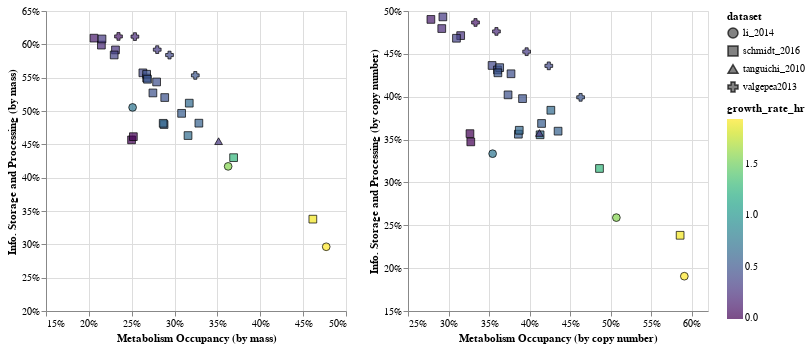

Here is the notebook cell this chart was saved with:
### Code cell
base = alt.Chart(info_metab_correlation, width=300, height=300)

# Define the defaults
defaults = {'stroke':alt.value('black'),
            'strokeWidth':alt.value(1),
            'shape':'dataset',
            'fill':alt.Color('growth_rate_hr', scale=alt.Scale(scheme='viridis')),
            'tooltip':['condition', 'dataset','growth_rate_hr']}

frac_mass = base.mark_point(size=60).encode(
            x=alt.X('info_frac_mass', 
                    axis=alt.Axis(format='%', title='Metabolism Occupancy (by mass)'),
                   scale=alt.Scale(domain=[0.15, 0.5])),
            y=alt.Y('metab_frac_mass', 
                    axis=alt.Axis(format='%', title='Info. Storage and Processing (by mass)'),
                   scale=alt.Scale(domain=[0.2, 0.65])),
            **defaults
        ).interactive()


frac_count = base.mark_point(size=60).encode(
            x=alt.X('info_frac_size', 
                    axis=alt.Axis(format='%', title='Metabolism Occupancy (by copy number)'),
                   scale=alt.Scale(domain=[0.25, 0.62])),
            y=alt.Y('metab_frac_size', 
                    axis=alt.Axis(format='%', title='Info. Storage and Processing (by copy number)'),
                   scale=alt.Scale(domain=[0.15, 0.5])),
            **defaults
        ).interactive()


alt.hconcat(frac_mass, frac_count)

### Figure 1 — Vega-Lite specification as saved in the notebook (floating-point values rounded to 4 significant figures)
{"$schema": "https://vega.github.io/schema/vega-lite/v3.4.0.json", "config": {"mark": {"tooltip": null}, "view": {"height": 300, "width": 400}}, "data": {"name": "data-85f9f5cc673a39b7eeb63b3e308eaff7"}, "datasets": {"data-85f9f5cc673a39b7eeb63b3e308eaff7": [{"condition": "MOPS minimal", "dataset": "li_2014", "growth_rate_hr": 0.7387, "info_frac_mass": 0.251, "info_frac_size": 0.3544, "metab_frac_mass": 0.5054, "metab_frac_size": 0.3335}, {"condition": "MOPS complete without methionine", "dataset": "li_2014", "growth_rate_hr": 1.569, "info_frac_mass": 0.3625, "info_frac_size": 0.507, "metab_frac_mass": 0.4169, "metab_frac_size": 0.2589}, {"condition": "MOPS complete", "dataset": "li_2014", "growth_rate_hr": 1.934, "info_frac_mass": 0.4769, "info_frac_size": 0.5908, "metab_frac_mass": 0.2964, "metab_frac_size": 0.1906}, {"condition": "stationary_3day", "dataset": "schmidt_2016", "growth_rate_hr": -0.01, "info_frac_mass": 0.2498, "info_frac_size": 0.3274, "metab_frac_mass": 0.4567, "metab_frac_size": 0.3473}, {"condition": "stationary_1day", "dataset": "schmidt_2016", "growth_rate_hr": -0.01, "info_frac_mass": 0.2519, "info_frac_size": 0.3264, "metab_frac_mass": 0.4615, "metab_frac_size": 0.3569}, {"condition": "chemostat_u0.12", "dataset": "schmidt_2016", "growth_rate_hr": 0.12, "info_frac_mass": 0.206, "info_frac_size": 0.2782, "metab_frac_mass": 0.6093, "metab_frac_size": 0.4902}, {"condition": "chemostat_u0.2", "dataset": "schmidt_2016", "growth_rate_hr": 0.2, "info_frac_mass": 0.2146, "info_frac_size": 0.2916, "metab_frac_mass": 0.5988, "metab_frac_size": 0.4795}, {"condition": "galactose", "dataset": "schmidt_2016", "growth_rate_hr": 0.26, "info_frac_mass": 0.2311, "info_frac_size": 0.3149, "metab_frac_mass": 0.5916, "metab_frac_size": 0.4713}, {"condition": "acetate", "dataset": "schmidt_2016", "growth_rate_hr": 0.3, "info_frac_mass": 0.2153, "info_frac_size": 0.293, "metab_frac_mass": 0.6081, "metab_frac_size": 0.4931}, {"condition": "chemostat_u0.35", "dataset": "schmidt_2016", "growth_rate_hr": 0.35, "info_frac_mass": 0.2295, "info_frac_size": 0.3098, "metab_frac_mass": 0.584, "metab_frac_size": 0.4682}, {"condition": "pyruvate", "dataset": "schmidt_2016", "growth_rate_hr": 0.4, "info_frac_mass": 0.263, "info_frac_size": 0.3537, "metab_frac_mass": 0.5572, "metab_frac_size": 0.4365}, {"condition": "fumarate", "dataset": "schmidt_2016", "growth_rate_hr": 0.42, "info_frac_mass": 0.2674, "info_frac_size": 0.3603, "metab_frac_mass": 0.5494, "metab_frac_size": 0.4312}, {"condition": "succinate", "dataset": "schmidt_2016", "growth_rate_hr": 0.44, "info_frac_mass": 0.279, "info_frac_size": 0.3771, "metab_frac_mass": 0.5436, "metab_frac_size": 0.4268}, {"condition": "glucosamine", "dataset": "schmidt_2016", "growth_rate_hr": 0.46, "info_frac_mass": 0.2747, "info_frac_size": 0.3734, "metab_frac_mass": 0.5271, "metab_frac_size": 0.4022}, {"condition": "glycerol", "dataset": "schmidt_2016", "growth_rate_hr": 0.47, "info_frac_mass": 0.2885, "info_frac_size": 0.3913, "metab_frac_mass": 0.5202, "metab_frac_size": 0.3978}, {"condition": "mannose", "dataset": "schmidt_2016", "growth_rate_hr": 0.47, "info_frac_mass": 0.2674, "info_frac_size": 0.3631, "metab_frac_mass": 0.5551, "metab_frac_size": 0.4339}, {"condition": "chemostat_u0.5", "dataset": "schmidt_2016", "growth_rate_hr": 0.5, "info_frac_mass": 0.2684, "info_frac_size": 0.3609, "metab_frac_mass": 0.5476, "metab_frac_size": 0.4279}, {"condition": "osmotic_stress_glucose", "dataset": "schmidt_2016", "growth_rate_hr": 0.55, "info_frac_mass": 0.2877, "info_frac_size": 0.3861, "metab_frac_mass": 0.4797, "metab_frac_size": 0.3563}, {"condition": "xylose", "dataset": "schmidt_2016", "growth_rate_hr": 0.55, "info_frac_mass": 0.3082, "info_frac_size": 0.4147, "metab_frac_mass": 0.4965, "metab_frac_size": 0.3688}, {"condition": "glucose", "dataset": "schmidt_2016", "growth_rate_hr": 0.58, "info_frac_mass": 0.3284, "info_frac_size": 0.4351, "metab_frac_mass": 0.4817, "metab_frac_size": 0.3598}, {"condition": "pH6", "dataset": "schmidt_2016", "growth_rate_hr": 0.63, "info_frac_mass": 0.2867, "info_frac_size": 0.3872, "metab_frac_mass": 0.4815, "metab_frac_size": 0.3609}, {"condition": "fructose", "dataset": "schmidt_2016", "growth_rate_hr": 0.65, "info_frac_mass": 0.3171, "info_frac_size": 0.4262, "metab_frac_mass": 0.5118, "metab_frac_size": 0.3842}, {"condition": "42C", "dataset": "schmidt_2016", "growth_rate_hr": 0.66, "info_frac_mass": 0.3157, "info_frac_size": 0.4129, "metab_frac_mass": 0.4632, "metab_frac_size": 0.3556}, {"condition": "glycerol_pAA", "dataset": "schmidt_2016", "growth_rate_hr": 1.27, "info_frac_mass": 0.3689, "info_frac_size": 0.4862, "metab_frac_mass": 0.43, "metab_frac_size": 0.3163}, {"condition": "lb_miller", "dataset": "schmidt_2016", "growth_rate_hr": 1.9, "info_frac_mass": 0.4613, "info_frac_size": 0.5856, "metab_frac_mass": 0.3378, "metab_frac_size": 0.2383}, {"condition": "M9_minimal_glucose_30C", "dataset": "tanguichi_2010", "growth_rate_hr": 0.2773, "info_frac_mass": 0.3514, "info_frac_size": 0.4121, "metab_frac_mass": 0.4547, "metab_frac_size": 0.3577}, {"condition": "glucose_minimal", "dataset": "valgepea2013", "growth_rate_hr": 0.11, "info_frac_mass": 0.2346, "info_frac_size": 0.3333, "metab_frac_mass": 0.6118, "metab_frac_size": 0.4866}, {"condition": "glucose_minimal", "dataset": "valgepea2013", "growth_rate_hr": 0.21, "info_frac_mass": 0.2537, "info_frac_size": 0.3591, "metab_frac_mass": 0.6116, "metab_frac_size": 0.4762}, {"condition": "glucose_minimal", "dataset": "valgepea2013", "growth_rate_hr": 0.31, "info_frac_mass": 0.2798, "info_frac_size": 0.3963, "metab_frac_mass": 0.592, "metab_frac_size": 0.4525}, {"condition": "glucose_minimal", "dataset": "valgepea2013", "growth_rate_hr": 0.4, "info_frac_mass": 0.2941, "info_frac_size": 0.4236, "metab_frac_mass": 0.5839, "metab_frac_size": 0.436}, {"condition": "glucose_minimal", "dataset": "valgepea2013", "growth_rate_hr": 0.49, "info_frac_mass": 0.3242, "info_frac_size": 0.4629, "metab_frac_mass": 0.5534, "metab_frac_size": 0.3993}]}, "hconcat": [{"encoding": {"fill": {"field": "growth_rate_hr", "scale": {"scheme": "viridis"}, "type": "quantitative"}, "shape": {"field": "dataset", "type": "nominal"}, "stroke": {"value": "black"}, "strokeWidth": {"value": 1}, "tooltip": [{"field": "condition", "type": "nominal"}, {"field": "dataset", "type": "nominal"}, {"field": "growth_rate_hr", "type": "quantitative"}], "x": {"axis": {"format": "%", "title": "Metabolism Occupancy (by mass)"}, "field": "info_frac_mass", "scale": {"domain": [0.15, 0.5]}, "type": "quantitative"}, "y": {"axis": {"format": "%", "title": "Info. Storage and Processing (by mass)"}, "field": "metab_frac_mass", "scale": {"domain": [0.2, 0.65]}, "type": "quantitative"}}, "height": 300, "mark": {"size": 60, "type": "point"}, "selection": {"selector003": {"bind": "scales", "encodings": ["x", "y"], "type": "interval"}}, "width": 300}, {"encoding": {"fill": {"field": "growth_rate_hr", "scale": {"scheme": "viridis"}, "type": "quantitative"}, "shape": {"field": "dataset", "type": "nominal"}, "stroke": {"value": "black"}, "strokeWidth": {"value": 1}, "tooltip": [{"field": "condition", "type": "nominal"}, {"field": "dataset", "type": "nominal"}, {"field": "growth_rate_hr", "type": "quantitative"}], "x": {"axis": {"format": "%", "title": "Metabolism Occupancy (by copy number)"}, "field": "info_frac_size", "scale": {"domain": [0.25, 0.62]}, "type": "quantitative"}, "y": {"axis": {"format": "%", "title": "Info. Storage and Processing (by copy number)"}, "field": "metab_frac_size", "scale": {"domain": [0.15, 0.5]}, "type": "quantitative"}}, "height": 300, "mark": {"size": 60, "type": "point"}, "selection": {"selector004": {"bind": "scales", "encodings": ["x", "y"], "type": "interval"}}, "width": 300}]}
